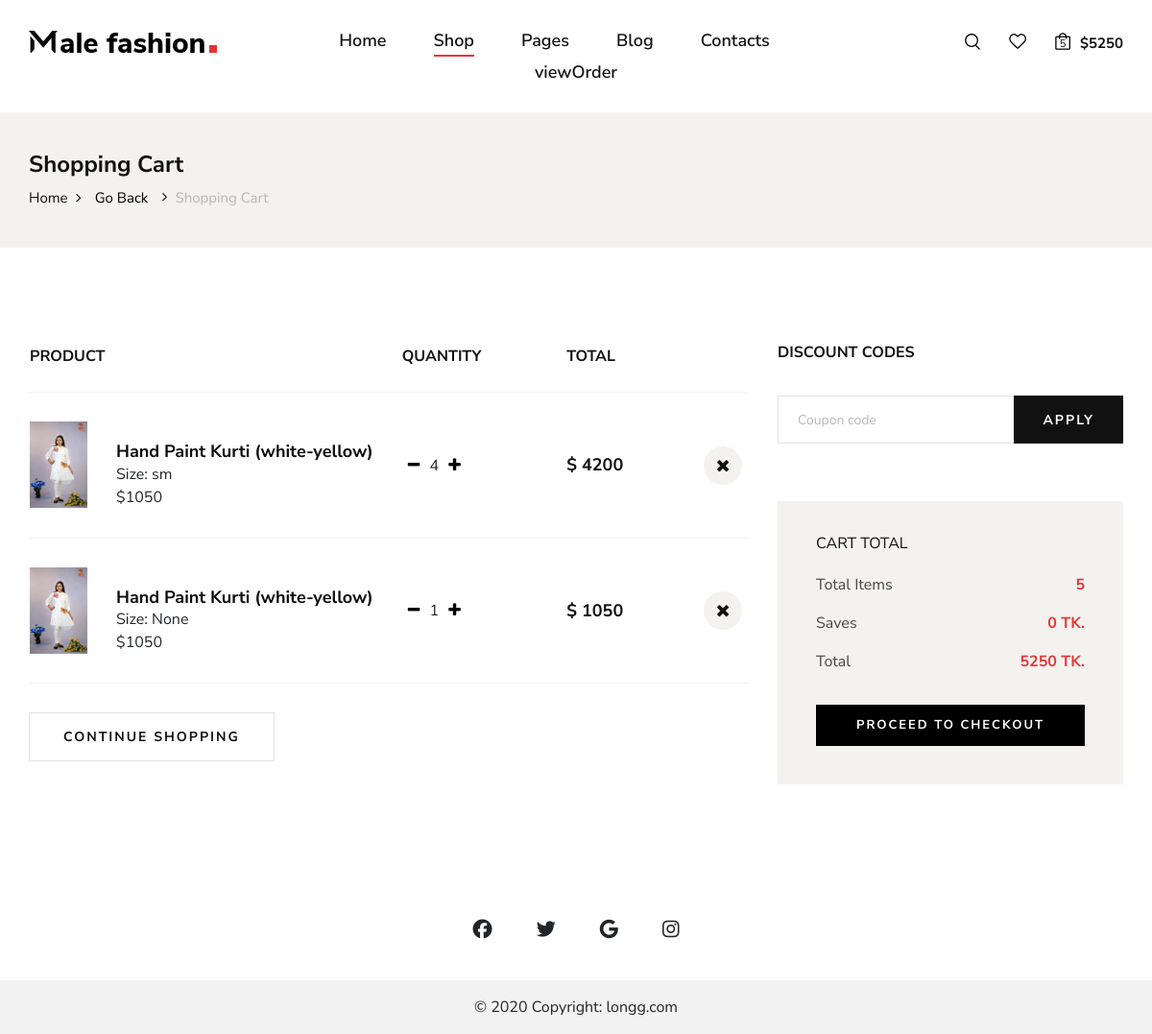
The app's page /cart/ (signed in), older data.
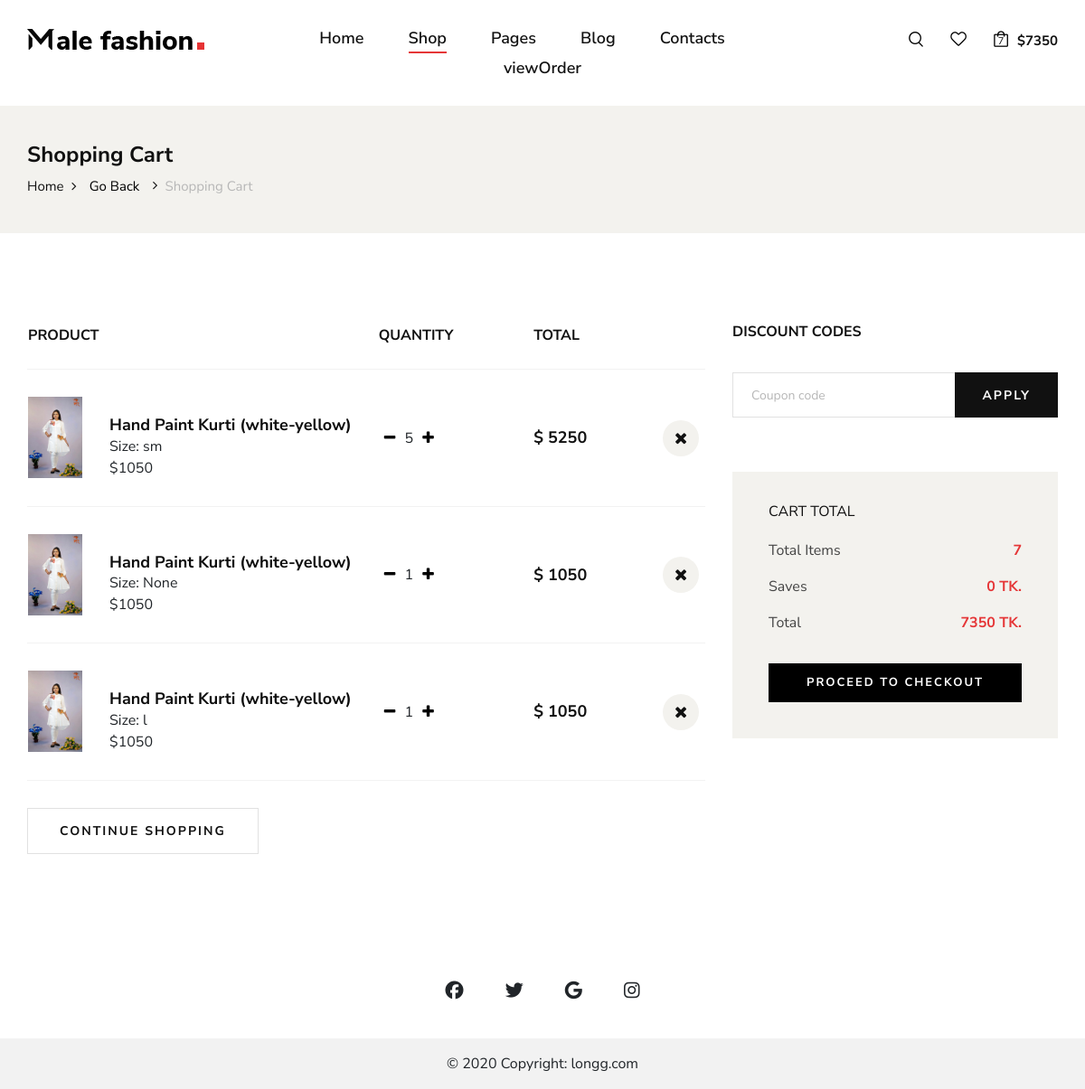
The same page, newer data.
### shop/models.py (models this page shows, shortened)
class Order(models.Model):
    STATUS_CHOICES = [
        ('not_confirm','not_confirm'),
        ('Pending', 'Pending'),
        ('Processing', 'Processing'),
        ('Shipped', 'Shipped'),
        ('Delivered', 'Delivered'),
        ('Cancelled', 'Cancelled'),
    ]
    user=models.ForeignKey(UserProfile,on_delete=models.SET_NULL,null=True)
    status = models.CharField(max_length=20, choices=STATUS_CHOICES, default='Pending')
    items = models.ManyToManyField('Product', through='OrderItem')
    created_at=models.DateTimeField(default=now,blank=True)
    complete=models.BooleanField(default=False,blank=True)
    order_id=models.CharField(max_length=20,null=True,blank=True)
    coupon=models.BooleanField(default=False,null=True,blank=True)
    coupon_percentange=models.PositiveIntegerField(default=0,null=True,blank=True)
    cancel_reason=models.TextField(null=True,blank=True)
    @property
    def get_total(self):
        order_items = OrderItem.objects.filter(order=self)
        total = sum(item.item_total for item in order_items)
        if self.coupon:
            total-=total*(self.coupon_percentange/100)
        return int(total)
    @property
    def total(self):
        order_items = OrderItem.objects.filter(order=self)
        total = sum(item.item_total for item in order_items)
        return int(total)
    @property
    def total_items(self):
        order_items = OrderItem.objects.filter(order=self)
        total = sum(item.quantity for item in order_items)
        return total

class OrderItem(models.Model):
    product=models.ForeignKey(Product,on_delete=models.SET_NULL,null=True)
    quantity=models.IntegerField(default=0)
    order = models.ForeignKey(Order, related_name='order_items',null=True, on_delete=models.CASCADE)
    size=models.CharField(max_length=10,blank=True,null=True)
    @property
    def item_total(self):
        total=self.product.price*self.quantity
        return total

class Product(models.Model):
    name=models.CharField(max_length=100)
    product_code=models.CharField(max_length=100,null=True,blank=True)
    description=models.TextField(null=True,blank=True)
    price = models.IntegerField(default=0)
    productCategory = models.ManyToManyField(ProductCategory)
    image=models.ImageField(upload_to='product-image/',blank=True,null=True)
    image2=models.ImageField(upload_to='product-image/',blank=True,null=True)
    image3=models.ImageField(upload_to='product-image/',blank=True,null=True)
    image4=models.ImageField(upload_to='product-image/',blank=True,null=True)
    arrive_at=models.DateTimeField(default=now,blank=True)
    new_arrival=models.BooleanField(default=False,blank=True)
    tags = TaggableManager()
    in_stock=models.BooleanField(default=True,blank=True)
    @property
    def imageURL(self):
        try:
            url=self.image.url
        except:
            url=''
        return url

### shop/views.py (the view, shortened to what this page needs)
# urls.py: path('cart/',cart, name="cart"),
def cart(request):
    userProfile=get_user(request)
    print(userProfile)
    order,c=Order.objects.get_or_create(user=userProfile,complete=False)
    items=OrderItem.objects.filter(order=order)
    total=items.count()
    coupons=Cuppon.objects.all()
    saves=order.total - order.get_total
    context={
        'total':total,
        'items':items,
        'order':order,
        'userProfile':userProfile,
        'saves':saves
    }
    return render(request,'shop/shopping-cart.html',context)

### shop/models.py (called while the page is built)
    def __str__(self):
        return str(self.user)

### shop/views.py (called while the page is built)
def get_user(request):
    user =None
    if request.user.is_authenticated:
        user=request.user
    else:
        u=create_anonymous_user(request)
        user,c=User.objects.get_or_create(username=u)
    try:
        userprofile, created = UserProfile.objects.get_or_create(user=user)
    except Exception as e:
        print(f"An error occurred: {str(e)}")
    return userprofile

### shop/templates/shop/shopping-cart.html (shortened to what the changed rows need)
<!DOCTYPE html>
{% load static %}
<html lang="zxx">
<head>
    <link rel="stylesheet" href="https://cdnjs.cloudflare.com/ajax/libs/font-awesome/6.5.1/css/all.min.css" />
    <link rel="stylesheet" href="{% static 'shop/css/bootstrap.min.css' %}" type="text/css">
    <link rel="stylesheet" href="{% static 'shop/css/font-awesome.min.css' %}" type="text/css">
    <link rel="stylesheet" href="{% static 'shop/css/elegant-icons.css' %}" type="text/css">
    <link rel="stylesheet" href="{% static 'shop/css/magnific-popup.css' %}" type="text/css">
    <link rel="stylesheet" href="{% static 'shop/css/nice-select.css' %}" type="text/css">
    <link rel="stylesheet" href="{% static 'shop/css/owl.carousel.min.css' %}" type="text/css">
    <link rel="stylesheet" href="{% static 'shop/css/slicknav.min.css' %}" type="text/css">
    <link rel="stylesheet" href="{% static 'shop/css/style.css' %}" type="text/css">
</head>
<body>
    <header class="header">
        <div class="container">
            <div class="row">
                <div class="col-lg-3 col-md-3">
                    <div class="header__nav__option">
                        <a href="#" class="search-switch"><img src="img/icon/search.png" alt=""></a>
                        <a href="#"><img src="img/icon/heart.png" alt=""></a>
                        <a href="{% url 'cart' %}"><img src="{% static 'shop/img/icon/cart.png' %}" alt=""> <span>{{order.total_items}}</span></a>
                        <div class="price">${{order.get_total}}</div>
                    </div>
                </div>
            </div>
        </div>
    </header>
    <section class="shopping-cart spad">
        <div class="container">
            <div class="row">
                <div class="col-lg-8">
                    <div class="shopping__cart__table">
                        <table>
                            <thead>
                                <tr>
                                    <th>Product</th>
                                    <th>Quantity</th>
                                    <th>Total</th>
                                    <th></th>
                                </tr>
                            </thead>
                            <tbody>
                            {% for item in items %}
                                <tr>
                                    <td class="product__cart__item">
                                        <div class="product__cart__item__pic">
                                            <img src="{{item.product.imageURL}}" height="90" width="auto" alt="">
                                        </div>
                                        <div class="product__cart__item__text">
                                            <h5>{{item.product.name}}</h5>
                                            <span>Size: {{item.size}}</span>
<br>
                                            <span>${{item.product.price}}</span>
                                        </div>
                                    </td>
                                    <td class="quantity__item">
                                        <div class="quantity">
                                            <button type="button" class="btn-number update-cart"  style="border: none;background: none;"
                                            data-action="remove" data-size={{item.size}} data-product={{item.product.id}}>
                                            <i class="fa fa-minus"></i>
                                            </button>
                                            <span>{{item.quantity}}</span>
                                            <button type="button" class="btn-number update-cart"  style="border: none;background: none;"
                                            data-action="add" data-size={{item.size}} data-product={{item.product.id}}>
                                            <i class="fa fa-plus"></i>
                                            </button>
                                        </div>
                                    </td>
                                    <td class="cart__price">$ {{item.item_total}}</td>
                                    <td class="cart__close">
                                        <button type="button" class="btn-number update-cart"  style="border: none;background: none;"
                                        data-action="delete" data-size={{item.size}} data-product={{item.product.id}}>
                                        <i class="fa fa-close"></i>
                                        </button>
                                    </td>
                                </tr>
                            {% endfor %}
                            </tbody>
                        </table>
                    </div>
                </div>
                <div class="col-lg-4">
                    <div class="cart__total">
                        <ul>
                            <li>Total Items <span>{{order.total_items}}</span></li>
                            <li>Total <span>{{order.get_total}} TK. </span></li>
                        </ul>
                    </div>
                </div>
            </div>
        </div>
    </section>
</body>
</html>

Row changes from the older to the newer data that the page shows:
changed through a linked row, Order: total_items "5" → "7"; get_total "5250" → "7350"
changed OrderItem "sm": quantity "4" → "5"; item_total "4200" → "5250"
added OrderItem: product.imageURL (picture), product.name "Hand Paint Kurti (white-yellow)", size "l", product.price "1050", quantity "1", item_total "1050"
